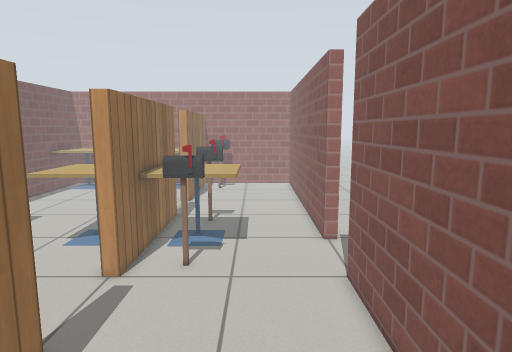
[1] (above)

22 first-person views from a walk through a Gazebo world. The camera is 1.2 m above the floor, tilts 8° down and sees 75° across. The floor is counted in squares, 0.2 m on a side. Each view is taken from the middle of a square. On the plan, view 1 faces up. The plan holds only what a view shows up to about 20 squares ahead; the rest is blank. Simple patterns stand in for the simulator's built-in surfaces.

[2]
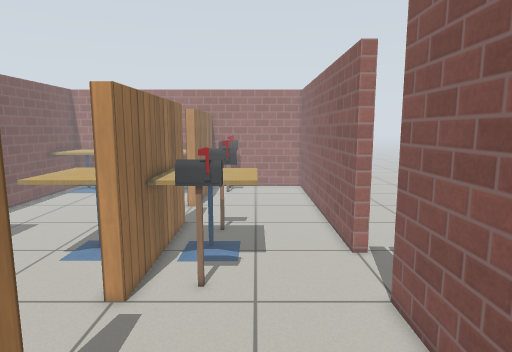

[3]
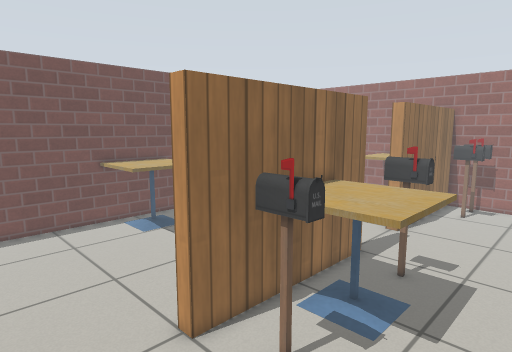

[4]
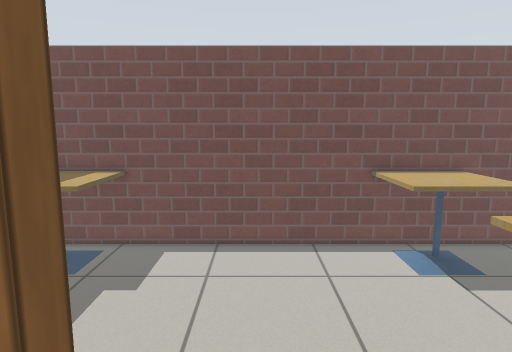

[5]
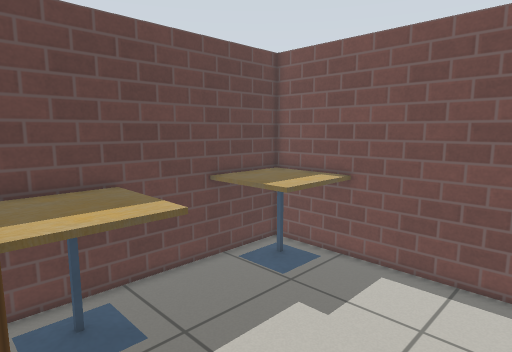

[6]
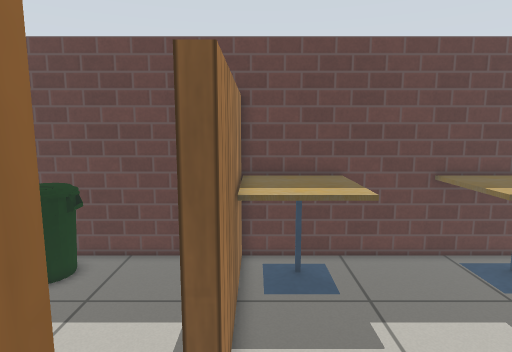

[7]
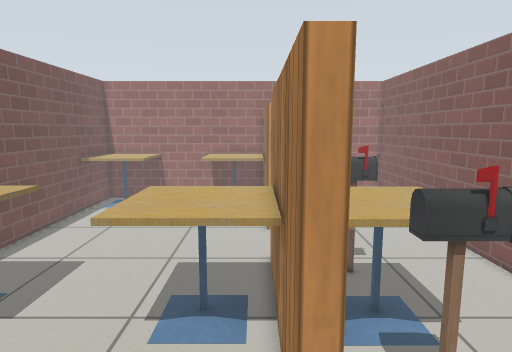

[8]
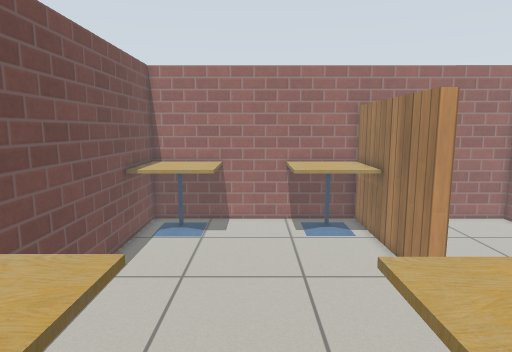

[9]
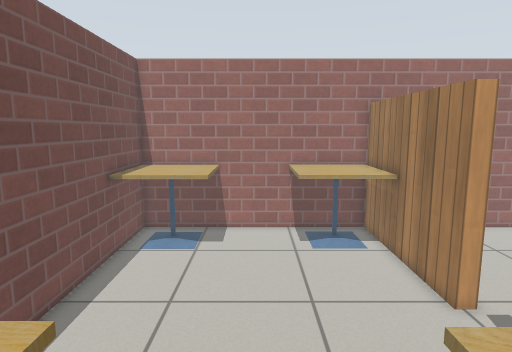

[10]
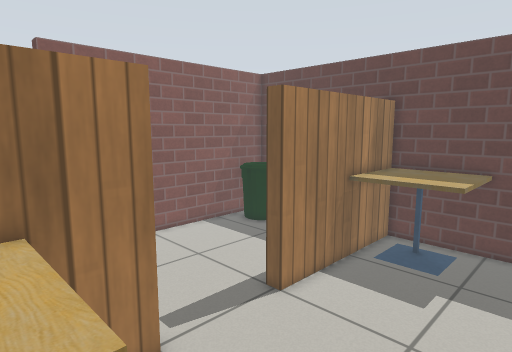

[11]
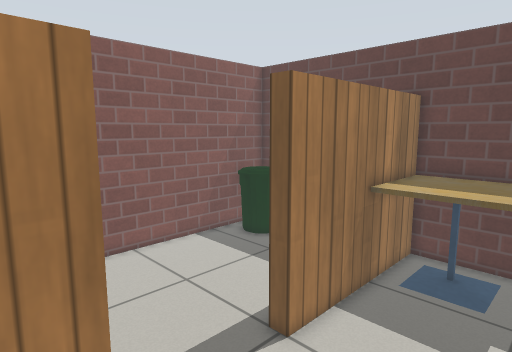

[12]
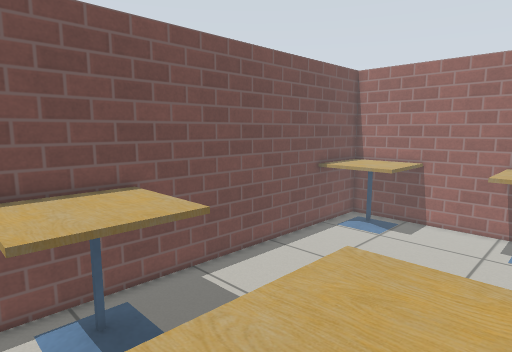

[13]
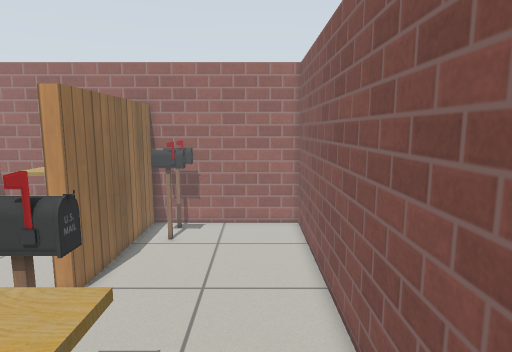

[14]
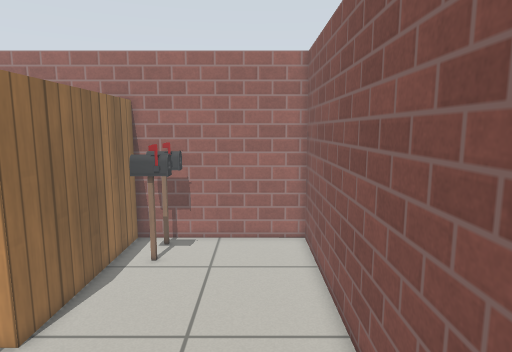

[15]
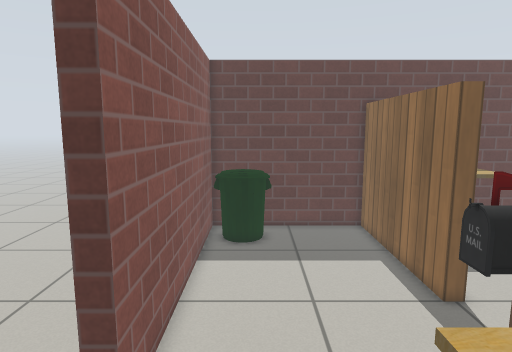

[16]
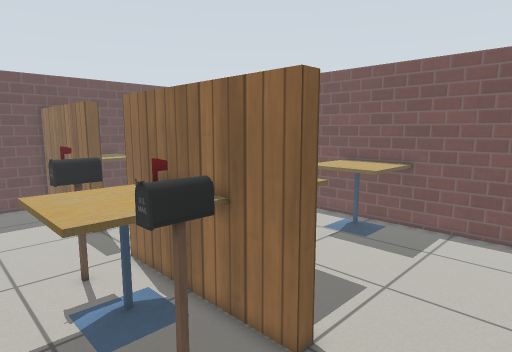

[17]
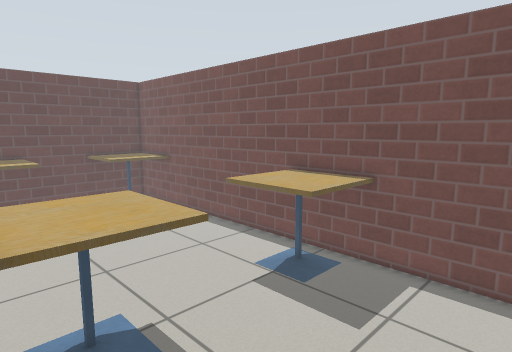

[18]
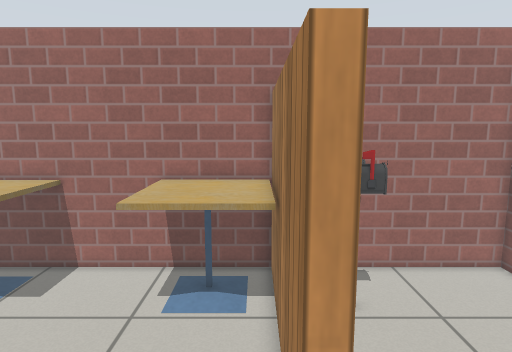

[19]
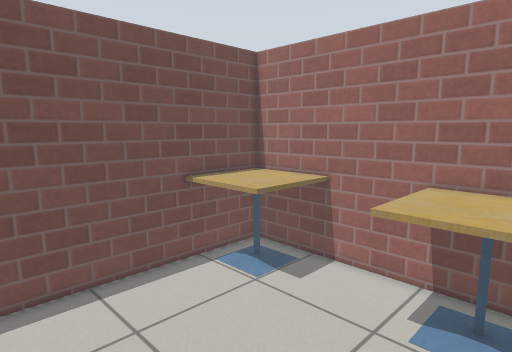

[20]
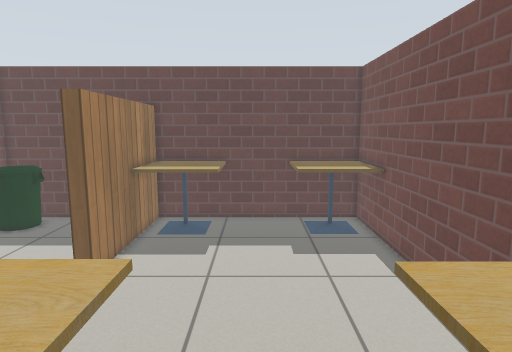

[21]
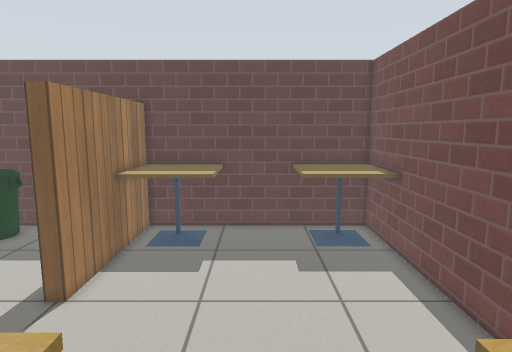

[22]
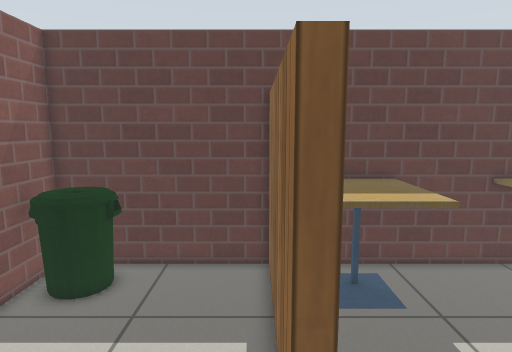

### Floor plan
Points are (right, up) in squares from view 1. A wall is a line through its corners. A room is listed if a view was taken in it or the views show most of it. See-through windows are left out.
Room 1 (views 1, 2, 3, 4, 5, 6, 7, 8, 9, 10, 11, 12, 13, 14, 15, 16, 17, 18, 19, 20, 21, 22)
walls: (-6.3, 13) (-6.3, 23) (-5.6, 23) (-5.6, 13) (-6.3, 13); (3.7, 17.7) (3.7, 36.9) (-19.9, 36.9) (-19.9, -1.3); (-5.6, 37) (-5.6, 27.5) (-6.3, 27.5) (-6.3, 37); (-6.6, -1.3) (3.7, -1.3) (3.7, 13); (-6.3, -1.4) (-6.3, 8) (-5.6, 8) (-5.6, -1.4); (-15.5, -1.3) (-11.4, -1.3)
ways out: opening at (4, 15)
objects: cafe table (-19, -1) to (-15, 3); cafe table (-19, 16) to (-15, 20); cafe table (-19, 32) to (-15, 36); cafe table (-11, -1) to (-7, 3); cafe table (-11, 16) to (-7, 20); cafe table (-11, 33) to (-7, 36); cafe table (-5, 16) to (-1, 20); postbox (-4, 14) to (-2, 14); postbox (-4, 21) to (-2, 22); postbox (-4, 34) to (-3, 34); postbox (-4, 36) to (-3, 36); bin (0, 0) to (3, 2)

Where each view was taken, in squares from view 1:
view 1: 0 up, 0 right, facing up
view 2: 2 up, 1 left, facing up
view 3: 8 up, 2 right, facing up-left
view 4: 10 up, 3 left, facing left
view 5: 11 up, 6 left, facing down-left
view 6: 14 up, 7 left, facing down
view 7: 8 up, 7 left, facing up
view 8: 15 up, 13 left, facing up
view 9: 17 up, 13 left, facing up
view 10: 17 up, 14 left, facing down-right
view 11: 15 up, 12 left, facing down-right
view 12: 15 up, 8 left, facing up-left
view 13: 16 up, 1 right, facing up
view 14: 19 up, 1 right, facing up
view 15: 19 up, 1 right, facing down
view 16: 28 up, 1 right, facing down-left
view 17: 27 up, 6 left, facing down-left
view 18: 23 up, 7 left, facing up
view 19: 24 up, 7 left, facing up-left
view 20: 21 up, 13 left, facing down
view 21: 19 up, 13 left, facing down
view 22: 13 up, 5 left, facing down
